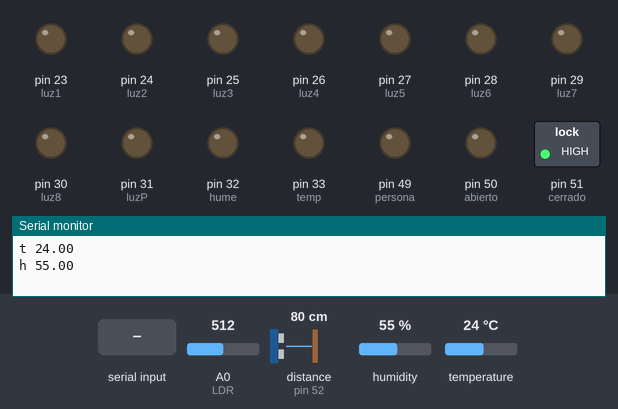
A sketch run on a simulated Arduino Mega 2560, built with avr-gcc and run on an emulated ATmega2560. Parts: switched loads named in the sketch (green lamp = pin HIGH), output pins drawn as LEDs (lit = HIGH), the last lines printed to the serial monitor. Wiring (inferred from the names in the program): ultrasonic range finder: trigger pin 53; echo pin 52. Inputs (shaded band) come from the test bench; at power-on: humidity 55 %, distance to the obstacle (sensor on pin 52) 80 cm, A0 (LDR) = 512, temperature 24 °C. The echo pulse lasts 58.3 µs per cm; pins used as bus, display or sensor lines are not drawn.

Above: at 2.2 s.
2.3 s: "encender todas" received over Serial
At 4.5 s:
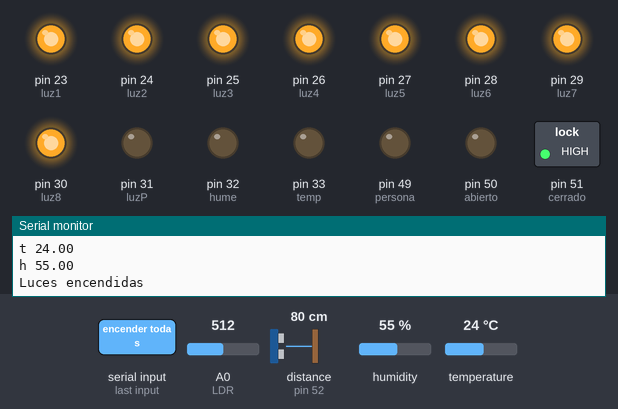
4.8 s: humidity set to 41 %
6.9 s: humidity set to 38 %
At 8.5 s:
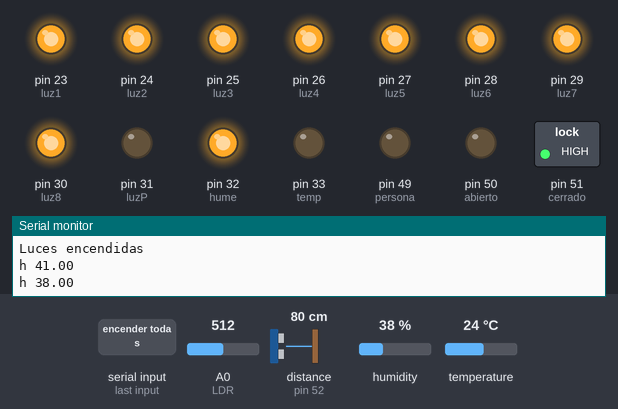
9.7 s: distance to the obstacle (sensor on pin 52) set to 8 cm
11.8 s: distance to the obstacle (sensor on pin 52) set to 5 cm
At 14.2 s:
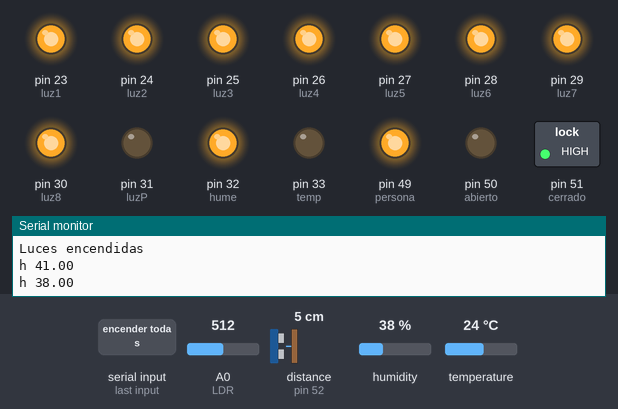
14.5 s: A0 (LDR) set to 108
16.8 s: A0 (LDR) set to 94
At 18.6 s:
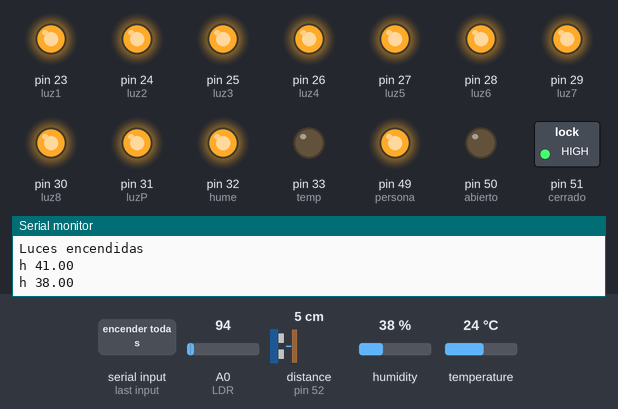
Timing chart, 0 to 20.1 s (numbered marks = the images above; inputs shaded):
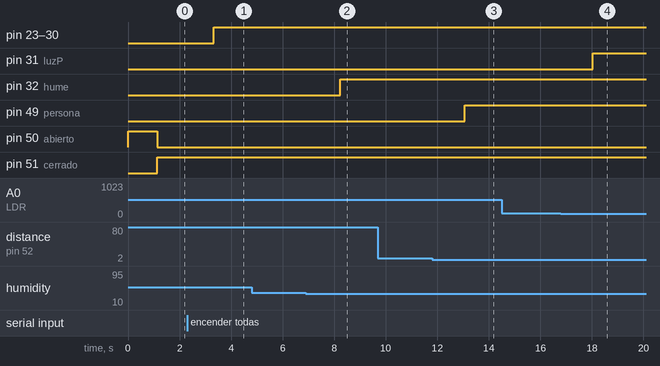

Measured:
- the behaviour switches between 40 and 39 % on humidity (found by bisection; images 1 and 2)
- the behaviour switches between 7 and 6 cm on distance to the obstacle (sensor on pin 52) (found by bisection; images 2 and 3)
- the behaviour switches between 101 and 100 on A0 (LDR) (found by bisection; images 3 and 4)
- after the input at 2.3 s, pin 23 (luz1), pin 24 (luz2), pin 25 (luz3), pin 26 (luz4), pin 27 (luz5), pin 28 (luz6), pin 29 (luz7), pin 30 (luz8): LOW → HIGH after 1.0 s
- after the input at 6.9 s, pin 32 (hume): LOW → HIGH after 1.3 s
- after the input at 9.7 s, every drawn part: stays the same
- after the input at 11.8 s, pin 49 (persona): LOW → HIGH after 1.3 s
- after the input at 14.5 s, every drawn part: stays the same
- after the input at 16.8 s, pin 31 (luzP): LOW → HIGH after 1.2 s

The sketch:

Arduino_Proyecto_TTC.ino
```cpp
#include <SoftwareSerial.h>
#include<stdio.h>
#include <string.h>
int bluetoothTx = 0;
int bluetoothRx = 1;
int lastH = 0;
int lastT = 0;
SoftwareSerial bluetooth(bluetoothTx, bluetoothRx);

//Variables Sensor Temperatura/Humedad
#include "DHT.h"
#define DHTTYPE DHT11
const int DHTPIN = 22;
DHT dht(DHTPIN,DHTTYPE);

//Variables Luces Interiores
#define luz1 23
#define luz2 24
#define luz3 25
#define luz4 26
#define luz5 27
#define luz6 28
#define luz7 29
#define luz8 30
#define cerrado 51
#define abierto 50
#define hume 32
#define temp 33
#define persona 49

//Variable LDR
#define LDR  A0
int valorAnterior = 0;

//
#define luzP 31

const int echoPin = 52;
const int triggerPin =53;

void setup() {
  Serial.begin(9600);
  bluetooth.begin(9600);
  //Inicializa DHT22
  dht.begin();

  //Inicializa Pines LED
  pinMode(luz1, OUTPUT);
  pinMode(luz2, OUTPUT);
  pinMode(luz3, OUTPUT);
  pinMode(luz4, OUTPUT);
  pinMode(luz5, OUTPUT);
  pinMode(luz6, OUTPUT);
  pinMode(luz7, OUTPUT);
  pinMode(luz8, OUTPUT);
  pinMode(triggerPin, OUTPUT);
  pinMode(echoPin, INPUT);

  pinMode(persona, OUTPUT);
  pinMode(cerrado, OUTPUT);
  pinMode(abierto, OUTPUT);

  pinMode(hume, OUTPUT);
  pinMode(temp, OUTPUT);

  digitalWrite(abierto, HIGH);

  pinMode(luzP, OUTPUT);
}

void loop() {
  //prenderLuces();
  obtenerTemperatura();
  //obtenerLDR();
  obtenerHumedad();
  //delay(1000);
  //apagarLuces();
  //delay(1000);
  detectarPersona();
  menu();
  checkTempHum();
  obtenerLDR();
}

void menu(){
  if (Serial.available()  ){
    String opcion = Serial.readString();
    char opcion_char[50] = " ";
    opcion.toCharArray(opcion_char, opcion.length() + 1);
    opcion.trim();
    if (opcion == "abrir") {
      digitalWrite(abierto, HIGH);
      digitalWrite(cerrado, LOW);
      delay(100);
    }
    else if (opcion == "cerrar") {
      digitalWrite(abierto, LOW);
      digitalWrite(cerrado, HIGH);
      delay(100);
    }

    else if(opcion == "encender todas"){
      prenderLuces();
      Serial.println("Luces encendidas");
    }
    else if(opcion == "Apagar todas"){
      apagarLuces();
      Serial.println("Luces apagadas");
    }
   char * token = strtok(opcion_char, " ");
   if (strcmp(token, "encender")==0 || strcmp(token, "Apagar")==0) {
      if (strcmp(token, "Apagar")==0) {
        token = strtok(NULL, " ");
        char * numeros = strtok(token, "");
        for (int i=0; i<strlen(numeros); i++) {
          if (numeros[i] == '1' || (numeros[0]=='u' && numeros[1]=='n' && numeros[2]=='o' && strlen(numeros)==3)) {
            digitalWrite(luz1,LOW);
            Serial.println("Luz 1 Apagada");
          }
          else if (numeros[i] == '2') {
            digitalWrite(luz2,LOW);
            Serial.println("Luz 2 Apagada");
          }
          else if (numeros[i] == '3') {
            digitalWrite(luz3,LOW);
            Serial.println("Luz 3 Apagada");
          }
          else if (numeros[i] == '4') {
            digitalWrite(luz4,LOW);
            Serial.println("Luz 4 Apagada");
          }
          else if (numeros[i] == '5') {
            digitalWrite(luz5,LOW);
            Serial.println("Luz 5 Apagada");
          }
          else if (numeros[i] == '6') {
            digitalWrite(luz6,LOW);
            Serial.println("Luz 6 Apagada");
          }
          else if (numeros[i] == '7') {
            digitalWrite(luz7,LOW);
            Serial.println("Luz 7 Apagada");
          }
          else if (numeros[i] == '8') {
            digitalWrite(luz8,LOW);
            Serial.println("Luz 8 Apagada");
          }
          else {
            break;
          }
        }

      }
      if (strcmp(token, "encender")==0) {
        token = strtok(NULL, " ");
        char * numeros = strtok(token, "");
        for (int i=0; i<strlen(numeros); i++) {
          if (numeros[i] == '1') {
            digitalWrite(luz1,HIGH);
            Serial.println("Luz 1 Encendida");
          }
          else if (numeros[i] == '2') {
            digitalWrite(luz2,HIGH);
            Serial.println("Luz 2 Encendida");
          }
          else if (numeros[i] == '3') {
            digitalWrite(luz3,HIGH);
            Serial.println("Luz 3 Encendida");
          }
          else if (numeros[i] == '4') {
            digitalWrite(luz4,HIGH);
            Serial.println("Luz 4 Encendida");
          }
          else if (numeros[i] == '5') {
           digitalWrite(luz5,HIGH);
            Serial.println("Luz 5 Encendida");
          }
          else if (numeros[i] == '6') {
            digitalWrite(luz6,HIGH);
            Serial.println("Luz 6 Encendida");
          }
          else if (numeros[i] == '7') {
            digitalWrite(luz7,HIGH);
            Serial.println("Luz 7 Encendida");
          }
          else if (numeros[i] == '8') {
            digitalWrite(luz8,HIGH);
            Serial.println("Luz 8 Encendida");
          }
          else {
            break;
          }
        }

      }
    }
    else{
      Serial.println("Comando no reconocido");
    }
  }
}

void detectarPersona() {
  delay(1000);
  digitalWrite(triggerPin, LOW);
  delayMicroseconds(2);
  digitalWrite(triggerPin, HIGH);
  delayMicroseconds(10);
  digitalWrite(triggerPin, LOW);

  long cm, duracion;
  duracion = pulseIn(echoPin, HIGH);
  cm = duracion / 29 / 2;

  delay(100);

  if (cm <= 90) {
    digitalWrite(abierto, LOW);
    digitalWrite(cerrado, HIGH);
  }
  if (cm <= 5) {
    digitalWrite(persona, HIGH);
  }
  else {
    digitalWrite(persona, LOW);
  }
}

void prenderLuces(){
  digitalWrite(luz1, HIGH);
  digitalWrite(luz2, HIGH);
  digitalWrite(luz3, HIGH);
  digitalWrite(luz4, HIGH);
  digitalWrite(luz5, HIGH);
  digitalWrite(luz6, HIGH);
  digitalWrite(luz7, HIGH);
  digitalWrite(luz8, HIGH);
}

void apagarLuces(){
  digitalWrite(luz1, LOW);
  digitalWrite(luz2, LOW);
  digitalWrite(luz3, LOW);
  digitalWrite(luz4, LOW);
  digitalWrite(luz5, LOW);
  digitalWrite(luz6, LOW);
  digitalWrite(luz7, LOW);
  digitalWrite(luz8, LOW);
}

void obtenerTemperatura(){
  float t = dht.readTemperature();
  if(isnan(t)){
    Serial.println("Error al leer");
    return;
  }
  if(t!=lastT){
    lastT = t;
    String comm = "t ";
    comm += t;
    Serial.println(comm);
  }
}

void obtenerHumedad(){
  float h = dht.readHumidity();
  if(isnan(h)){
    Serial.println("Error al leer Humedad");
    return;
  }
  if(h!=lastH){
    lastH = h;
    String comm = "h ";
    comm += h;
    Serial.println(comm);
  }
}

void obtenerLDR(){
  int valor = analogRead(LDR);
  delay(100);
  if( valorAnterior != valor){
    valorAnterior = valor;
    if(valorAnterior <= 100){
      digitalWrite(luzP,HIGH);
    }
    else{
      digitalWrite(luzP,LOW);
    }
  }
}

void checkTempHum(){
  float t = dht.readTemperature();
  float h = dht.readHumidity();
  if( isnan(t)){
    Serial.println("Error al leer");
    return;
  }
  if( isnan(h)){
    Serial.println("Error al leer");
    return;
  }
  if(h<40 or h>60){
    digitalWrite(hume,HIGH);
  }
  else{
    digitalWrite(hume,LOW);
  }
  if(t<19 or t>25){
    digitalWrite(temp,HIGH);
  }
  else{
    digitalWrite(temp,LOW);
  }
}
```
